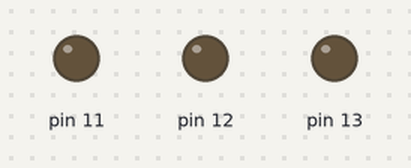
The sketch below on a simulated Arduino Uno, built with avr-gcc and run on an emulated ATmega328P. On the bench: output pins drawn as LEDs (lit = HIGH).

Above: at 0.2 s.
At 2.6 s:
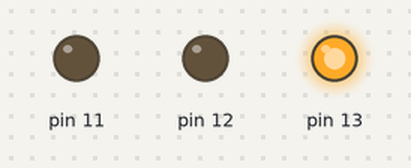
At 3.8 s:
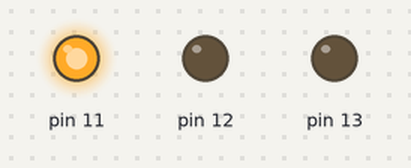
At 8.6 s:
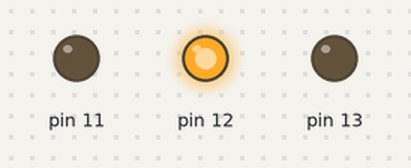
Timing chart, 0 to 9.4 s (numbered marks = the images above):
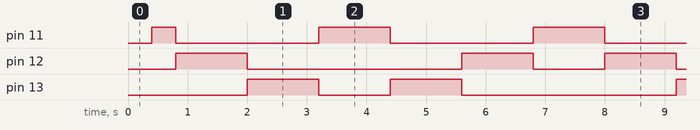

The sketch:

27_0895_1019.ino
```cpp
void setup() {
  // initialize digital pin LED_BUILTIN as an output.
}

// the loop function runs over and over again forever
void loop() {
  pinMode(11, OUTPUT);
  pinMode(12, OUTPUT);
  pinMode(13, INPUT);
  delay(400);
  digitalWrite(11, HIGH);
  digitalWrite(12, LOW);
  delay(400);
  digitalWrite(11, LOW);
  digitalWrite(12, HIGH);
  delay(400);
  pinMode(11, INPUT);
  pinMode(12, OUTPUT);
  pinMode(13, OUTPUT);
  delay(400);
  digitalWrite(12, HIGH);
  digitalWrite(13, LOW);
  delay(400);
  digitalWrite(12, LOW);
  digitalWrite(13, HIGH);
  delay(400);
  pinMode(11, OUTPUT);
  pinMode(12, INPUT);
  pinMode(13, OUTPUT);
  delay(400);
  digitalWrite(13, HIGH);
  digitalWrite(11, LOW);
  delay(400);
  digitalWrite(13, LOW);
  digitalWrite(11, HIGH);
  delay(400);
  pinMode(11, OUTPUT);
  pinMode(12, INPUT);
  pinMode(13, OUTPUT);
  delay(400);
  digitalWrite(13, LOW);
  digitalWrite(11, HIGH);
  delay(400);
  digitalWrite(13, HIGH);
  digitalWrite(11, LOW);
  delay(400);
  pinMode(11, INPUT);
  pinMode(12, OUTPUT);
  pinMode(13, OUTPUT);
  delay(400);
  digitalWrite(12, LOW);
  digitalWrite(13, HIGH);
  delay(400);
  digitalWrite(12, HIGH);
  digitalWrite(13, LOW);
  delay(400);
  pinMode(11, OUTPUT);
  pinMode(12, OUTPUT);
  pinMode(13, INPUT);
  delay(400);
  digitalWrite(11, LOW);
  digitalWrite(12, HIGH);
  delay(400);
  digitalWrite(11, HIGH);
  digitalWrite(12, LOW);
  delay(400);
}
```

Measured:
- by itself, pin 11: repeats every 3.6 s: LOW 2.4 s, HIGH 1.2 s
- by itself, pin 12: repeats every 7.2 s: LOW 3.6 s, HIGH 1.2 s, LOW 1.2 s, HIGH 1.2 s
- by itself, pin 13: repeats every 7.2 s: LOW 1.2 s, HIGH 1.2 s, LOW 3.6 s, HIGH 1.2 s
